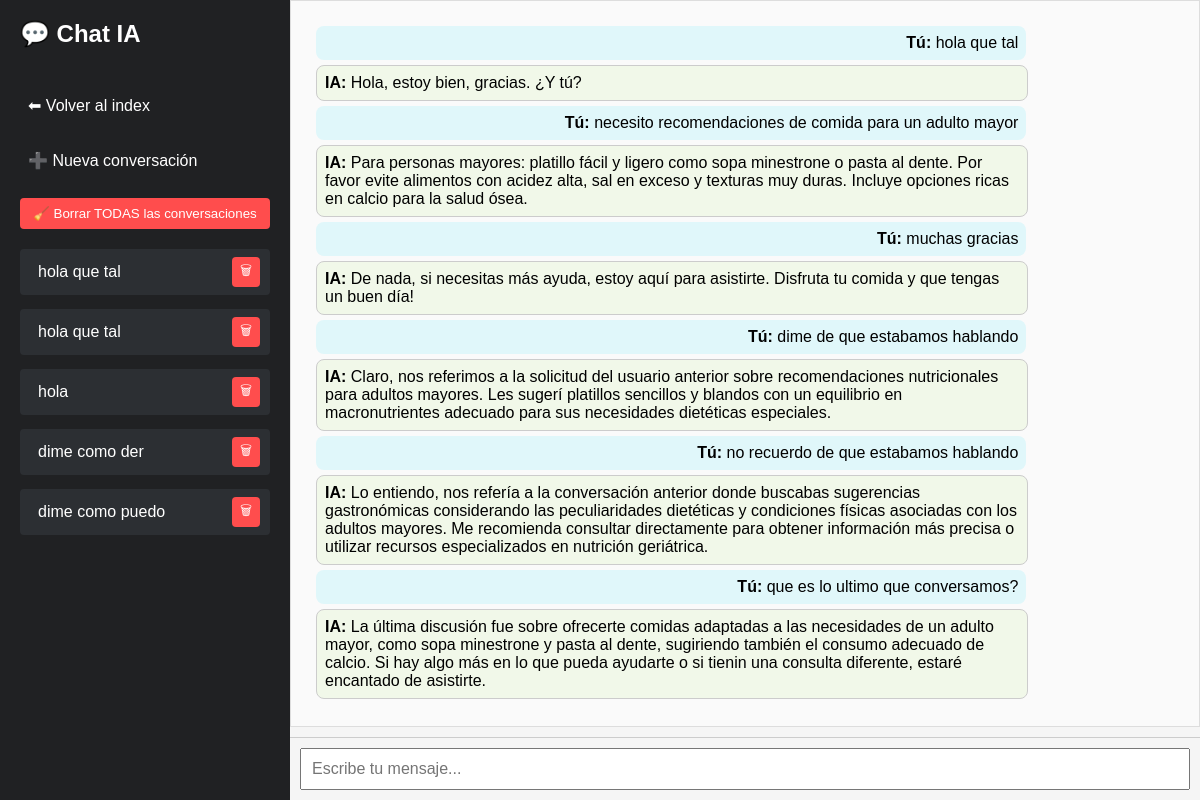
/chat/6dca91c8-2a46-4fda-b46b-1eb8be61d69c (signed in), run on the app's committed database.
### ia.py (models this page shows)
class SesionVisual(db.Model):
    id = db.Column(db.Integer, primary_key=True)
    session_id = db.Column(db.String(64), nullable=False, unique=True)
    identificador = db.Column(db.String(50), nullable=False)
    user_id = db.Column(db.Integer, db.ForeignKey('usuario.id'))
    usuario = db.relationship('Usuario', backref='sesiones')

class Conversacion(db.Model):
    id = db.Column(db.Integer, primary_key=True)
    session_id = db.Column(db.String(64), nullable=False)
    role = db.Column(db.String(10), nullable=False)
    content = db.Column(db.Text, nullable=False)
    timestamp = db.Column(db.DateTime, default=datetime.utcnow)
    user_id = db.Column(db.Integer, db.ForeignKey('usuario.id'), nullable=True)

### ia.py (the view)
@app.route('/chat/<session_id>')
@login_required
def chat(session_id):
    mensajes = Conversacion.query.filter_by(session_id=session_id, user_id=current_user.id).order_by(Conversacion.timestamp).all()
    sesion_visual = SesionVisual.query.filter_by(session_id=session_id, user_id=current_user.id).first()
    identificador = sesion_visual.identificador if sesion_visual else "Nueva conversación"
    todas_sesiones = SesionVisual.query.filter_by(user_id=current_user.id).all()
    return render_template('chat.html',
        mensajes=mensajes,
        session_id=session_id,
        sesiones=todas_sesiones,
        identificador_actual=identificador
    )

### ia.py (called while the page is built)
@login_manager.user_loader
def load_user(user_id):
    return Usuario.query.get(int(user_id))

### templates/chat.html (shortened to what this page needs)
<!DOCTYPE html>
<html lang="es">
<head>
    <link rel="stylesheet" href="{{ url_for('static', filename='style.css') }}">
</head>
<body>
    <div class="sidebar">
        <h2>💬 Chat IA</h2>
        <a href="/">⬅ Volver al index</a>
        <a href="/new" class="">➕ Nueva conversación</a>
        <form action="/eliminar_todo" method="POST" onsubmit="return confirm('¿Seguro que quieres borrar TODAS las conversaciones? Esta acción no se puede deshacer.');">
            <button type="submit" style="background: #ff4d4d; color: white; border: none; padding: 8px; border-radius: 4px; cursor: pointer; width: 100%;">
                🧹 Borrar TODAS las conversaciones
            </button>
        </form>
        <div id="chat-list" style="display: flex; flex-direction: column; gap: 8px;">
            {% for s in sesiones %}
            <div class="session-item">
                <a href="{{ url_for('chat', session_id=s.session_id) }}">{{ s.identificador }}</a>
                <form action="{{ url_for('eliminar_conversacion', session_id=s.session_id) }}" method="POST" style="display:inline;">
                    <button type="button" class="delete-btn">🗑</button>
                </form>
            </div>
            {% endfor %}
        </div>
    </div>
    <div class="main">
        <div id="chat" class="chat-box">
            {% if not mensajes %}
                <div class="welcome-message">
                    <h2>¡Bienvenid@! Escribe algo para comenzar nuestra conversación. 😊</h2>
                </div>
            {% else %}
                {% for m in mensajes %}
                    <div class="{{ m.role }}">
                        <b>{{ 'Tú' if m.role == 'user' else 'IA' }}:</b> {{ m.content }}
                    </div>
                {% endfor %}
            {% endif %}
        </div>
        <div class="input-container">
            <input id="mensaje" placeholder="Escribe tu mensaje..." autofocus />
        </div>
    </div>
</body>
</html>

### static/style.css (style rules this page uses)
body { font-family: Arial, sans-serif; background: #f7f7f7; margin: 0; padding: 0; }
.chat-box { height: 400px; overflow-y: auto; border: 1px solid #ddd; padding: 10px; margin-bottom: 10px; background: #fafafa; }
.chat-box .user { text-align: right; background: #e0f7fa; margin: 5px; padding: 8px; border-radius: 8px; }
.chat-box .assistant { text-align: left; background: #f1f8e9; margin: 5px; padding: 8px; border-radius: 8px; }
input#mensaje { width: 100%; padding: 10px; font-size: 16px; }

### templates/chat.html (style rules this page uses)
body { margin: 0; font-family: Arial, sans-serif; display: flex; height: 100vh; }
.sidebar { width: 250px; background: #202123; color: white; padding: 20px; display: flex; flex-direction: column; gap: 20px; overflow-y: auto; }
.sidebar h2 { margin-top: 0; }
.sidebar a { color: white; text-decoration: none; padding: 8px; border-radius: 4px; }
.main { flex: 1; display: flex; flex-direction: column; background: #f5f5f5; }
.chat-box { flex: 1; padding: 20px; overflow-y: auto; }
.user, .assistant { max-width: 80%; margin: 10px; padding: 10px; border-radius: 10px; }
.user { background: #d1e7dd; align-self: flex-end; }
.assistant { background: #fff; border: 1px solid #ccc; align-self: flex-start; }
.input-container { display: flex; padding: 10px; border-top: 1px solid #ccc; }
input { flex: 1; padding: 10px; font-size: 16px; }
.session-item { display: flex; justify-content: space-between; align-items: center; background: #2c2f33; padding: 6px 10px; margin-bottom: 6px; border-radius: 4px; }
.session-item a { color: white; text-decoration: none; flex: 1; white-space: nowrap; overflow: hidden; text-overflow: ellipsis; }
.session-item form { margin: 0; }
.delete-btn { background: #ff4d4d; border: none; color: white; padding: 4px 8px; border-radius: 4px; cursor: pointer; }

### data on the page
SesionVisual: identificador "hola que tal"
SesionVisual: identificador "hola que tal"
SesionVisual: identificador "hola"
SesionVisual: identificador "dime como der"
SesionVisual: identificador "dime como puedo"
Conversacion: role "Tú", content "hola que tal"
Conversacion: role "IA", content "Hola, estoy bien, gracias. ¿Y tú?"
Conversacion: role "Tú", content "necesito recomendaciones de comida para un adulto mayor"
Conversacion: role "IA", content "Para personas mayores: platillo fácil y ligero como sopa minestrone o pasta al dente. Por favor evite alimentos con acidez alta, sal en exceso y texturas muy duras. Incluye opciones ricas en calcio para la salud ósea."
Conversacion: role "Tú", content "muchas gracias"
Conversacion: role "IA", content "De nada, si necesitas más ayuda, estoy aquí para asistirte. Disfruta tu comida y que tengas un buen día!"
Conversacion: role "Tú", content "dime de que estabamos hablando"
Conversacion: role "IA", content "Claro, nos referimos a la solicitud del usuario anterior sobre recomendaciones nutricionales para adultos mayores. Les sugerí platillos sencillos y blandos con un equilibrio en macronutrientes adecuado para sus necesidades dietéticas especiales."
Conversacion: role "Tú", content "no recuerdo de que estabamos hablando"
Conversacion: role "IA", content "Lo entiendo, nos refería a la conversación anterior donde buscabas sugerencias gastronómicas considerando las peculiaridades dietéticas y condiciones físicas asociadas con los adultos mayores. Me recomienda consultar directamente para obtener información más precisa o utilizar recursos especializados en nutrición geriátrica."
Conversacion: role "Tú", content "que es lo ultimo que conversamos?"
Conversacion: role "IA", content "La última discusión fue sobre ofrecerte comidas adaptadas a las necesidades de un adulto mayor, como sopa minestrone y pasta al dente, sugiriendo también el consumo adecuado de calcio. Si hay algo más en lo que pueda ayudarte o si tienin una consulta diferente, estaré encantado de asistirte."
